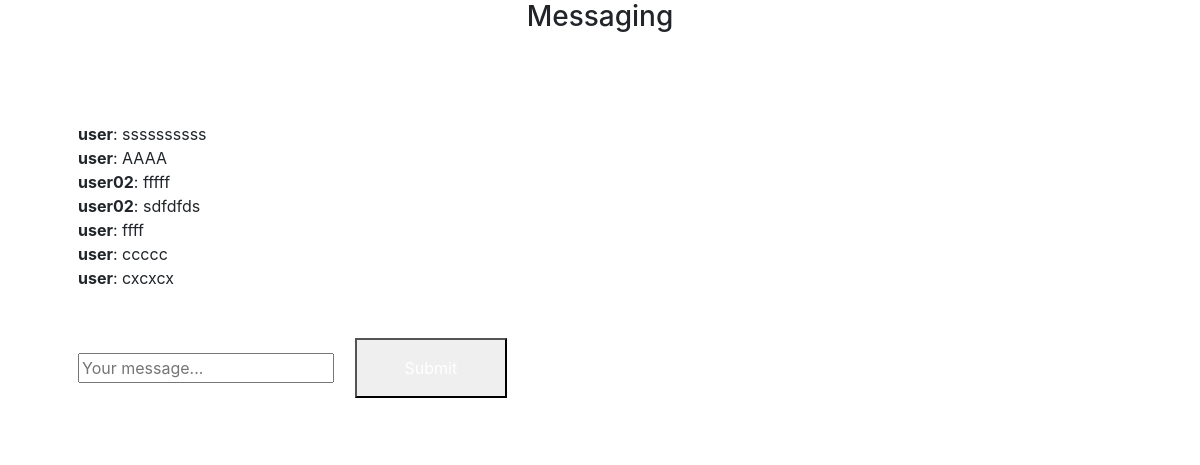
Page /chat/ on the committed database.
### chat/models.py (models this page shows)
class Message(models.Model):
    room = models.ForeignKey(Room, related_name='messages', on_delete=models.CASCADE)
    user = models.ForeignKey(User, related_name='messages', on_delete=models.CASCADE)
    content = models.TextField()
    date_added = models.DateTimeField(auto_now_add=True)
    class Meta:
        ordering = ('date_added',)

### user_profile/models.py (models this page shows, shortened)
class User(AbstractUser):
    name = models.CharField(max_length=100, unique=True)
    date_joined = models.DateTimeField( auto_now_add=True)
    is_active = models.BooleanField(default=True, db_index=True, verbose_name='Прошел активацию?')
    avatar = models.ImageField(upload_to='avatars/', null=True, blank=True)
    class Meta:
        verbose_name = "user"
        verbose_name_plural = "users"

### chat/views.py (the view)
# urls.py: path('chat/', ChatRoom.as_view(),name='main'),
class ChatRoom(TemplateView):
    template_name = 'chat/room.html'
    def get(self, request, *args, **kwargs):
        self.room = Room.objects.get()
        self.messages = Message.objects.filter(room=self.room)[0:25]
        return super().get(request, *args, **kwargs)
    def get_context_data(self, **kwargs):
        context = super().get_context_data(**kwargs)
        context['room'] = self.room
        context['messages'] = self.messages
        return context

### main/templates/chat/room.html (shortened to what this page needs)
{% load static %}
<link href="//maxcdn.bootstrapcdn.com/bootstrap/4.1.1/css/bootstrap.min.css" rel="stylesheet" id="bootstrap-css">
<html>
<head>
<link href="{% static 'css/room.css' %}" type="text/css" rel="stylesheet"
</head>
<body>
<div class="container">
<h3 class=" text-center">Messaging</h3>
{% block content %}
<div class="p-10 lg:p-20 text-center">
    <h1 class="text-3xl lg:text-6xl text-white">{{ room.name }}</h1>
</div>
<div class="lg:w-2/4 mx-4 lg:mx-auto p-4 bg-white rounded-xl">
    <div class="chat-messages space-y-3" id="chat-messages">
        {% for m in messages %}<b>{{ m.user.username }}</b>: {{ m.content }}<br>{% endfor %}
    </div>
</div>
<div class="lg:w-2/4 mt-6 mx-4 lg:mx-auto p-4 bg-white rounded-xl">
    <form method="post" action="." class="flex">
        <input type="text" name="content" class="flex-1 mr-3" placeholder="Your message..." id="chat-message-input">
        <button
            class="px-5 py-3 rounded-xl text-white bg-teal-600 hover:bg-teal-700"
            id="chat-message-submit"
        >Submit</button>
    </form>
</div>
{% endblock %}
</body>
    </html>

### main/static/css/room.css (style rules this page uses)
.container { max-width:1170px; margin:auto; }

### rows in the picture
Message: user.username "user", content "ssssssssss"
Message: user.username "user", content "AAAA"
Message: user.username "user02", content "fffff"
Message: user.username "user02", content "sdfdfds"
Message: user.username "user", content "ffff"
Message: user.username "user", content "ccccc"
Message: user.username "user", content "cxcxcx"
